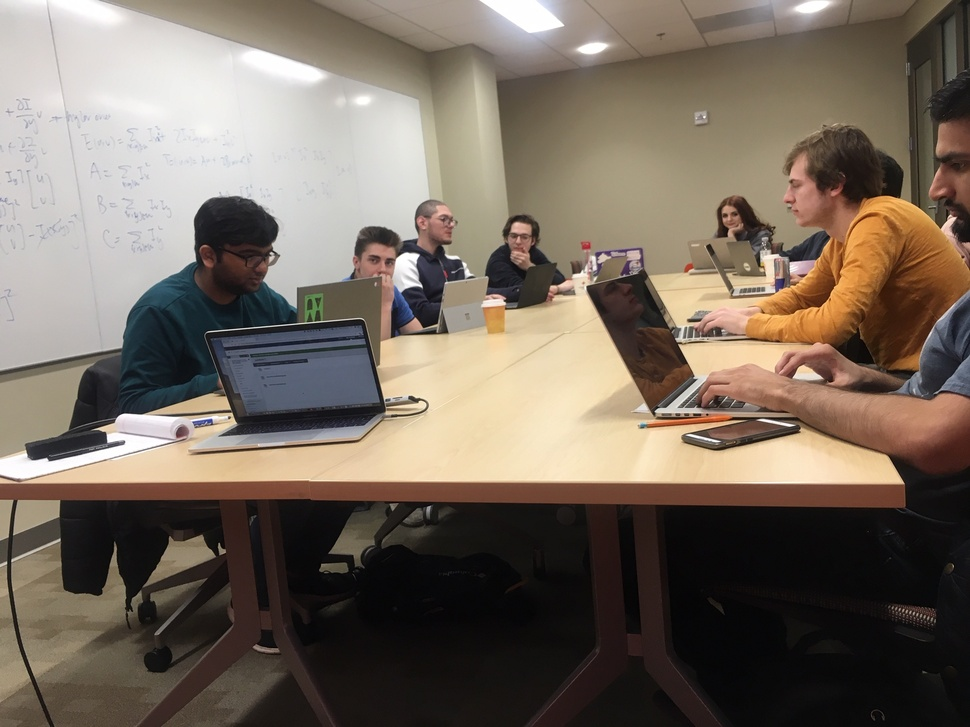
#> input picture Lectures/Lecture7/classroom.JPG, 970 x 727 px, shrunk from 2016 x 1512 before the run, found by its file name
$ python HarrisStarter.py   (older library calls are emulated)
#> lines starting #> are read from the running program, lines starting #| are printed output that depends on the picture; after the words box and inside, x2 and y2 are one past the last pixel; in counts of white or black regions, pixels touching at a corner belong together
# -*- coding: utf-8 -*-
"""
Created on Thu Mar 19 12:53:09 2015

@author: bxiao
"""
import numpy as np
from scipy import signal
from scipy import misc
import matplotlib.pyplot as plt

# write a 2D gaussian kernal
def matlab_style_gauss2D(shape=(3,3),sigma=1):
    m,n = [(ss-1.)/2. for ss in shape]
    y,x = np.ogrid[-m:m+1,-n:n+1]
    h =np.exp(-(x*x + y*y)/(2.*sigma*sigma) )
    h[ h < np.finfo(h.dtype).eps*h.max() ] = 0
    sumh = h.sum()
    if sumh != 0:
        h /= sumh
    return h

# construct derivative kernals from scratch
def gauss_derivative_kernels(size, sizey=None):
    """ returns x and y derivatives of a 2D
        gauss kernel array for convolutions """
    size = int(size)
    if not sizey:
        sizey = size
    else:
        sizey = int(sizey)
    y, x = np.mgrid[-size:size+1, -sizey:sizey+1]

    #x and y derivatives of a 2D gaussian with standard dev half of size
    # (ignore scale factor)
    gx = - x * np.exp(-(x**2/float((0.5*size)**2)+y**2/float((0.5*sizey)**2)))
    gy = - y * np.exp(-(x**2/float((0.5*size)**2)+y**2/float((0.5*sizey)**2)))

    return gx,gy

# computing derivatives
def gauss_derivatives(im, n, ny=None):
    """ returns x and y derivatives of an image using gaussian
        derivative filters of size n. The optional argument
        ny allows for a different size in the y direction."""

    gx,gy = gauss_derivative_kernels(n, sizey=ny)

    imx = signal.convolve(im,gx, mode='same')
    imy = signal.convolve(im,gy, mode='same')

    return imx,imy

gx,gy = gauss_derivative_kernels(3)


def compute_harris_response(image):
    """ compute the Harris corner detector response function
        for each pixel in the image"""

    #derivatives
    imx,imy = gauss_derivatives(image, 3)

    #kernel for blurring
    gauss = matlab_style_gauss2D((3,3),3)

    #compute components of the structure tensor
    Wxx = signal.convolve(imx*imx,gauss, mode='same')
    Wxy = signal.convolve(imx*imy,gauss, mode='same')
    Wyy = signal.convolve(imy*imy,gauss, mode='same')

    #determinant and trace
    Wdet = Wxx*Wyy - Wxy**2
    Wtr = Wxx + Wyy

    return Wdet / Wtr

def get_harris_points(harrisim,min_dist=0, threshold=0.3):
    # find top corner candiates above a threshold
    corner_threshold =  harrisim.max()*threshold
    harrisim_t = harrisim > corner_threshold

    #get the coordinates, all the non-zero components
    coords = np.array(harrisim_t.nonzero()).T

    # ...add their values
    candidate_values = [harrisim[c[0],c[1]] for c in coords]

    # sort candidates in descending order of corner responses
    index = np.argsort(candidate_values)

    # store allowed point locations in array
    allowed_locations = np.zeros(harrisim.shape)
    allowed_locations[min_dist:-min_dist,min_dist:-min_dist] = 1

    # select the best points taking min_dist into account
    filtered_coords = []
    for i in index:
        if allowed_locations[coords[i,0],coords[i,1]] == 1:
            filtered_coords.append(coords[i])
            allowed_locations[(coords[i,0]-min_dist):(coords[i,0]+min_dist),(coords[i,1]-min_dist):(coords[i,1]+min_dist)] = 0
    return filtered_coords

# plotting the corners onto the image
def plot_harris_points(image,filtered_coords):
    plt.figure()
    plt.imshow(image,cmap='gray')
    plt.plot([p[1]for p in filtered_coords], [p[0] for p in filtered_coords],'*')
    plt.show()
    plt.imshow(image,cmap='gray')
    plt.plot([p[1]for p in filtered_coords], [p[0] for p in filtered_coords],'c')
    plt.show()
    plt.imshow(image,cmap='gray')
    plt.plot([p[1]for p in filtered_coords], [p[0] for p in filtered_coords],'d')
    plt.show()
    plt.imshow(image,cmap='gray')
    plt.plot([p[1]for p in filtered_coords], [p[0] for p in filtered_coords],'p')
    plt.show()


# calling the harris corner detector
im = misc.imread('classroom.jpg',flatten=1)
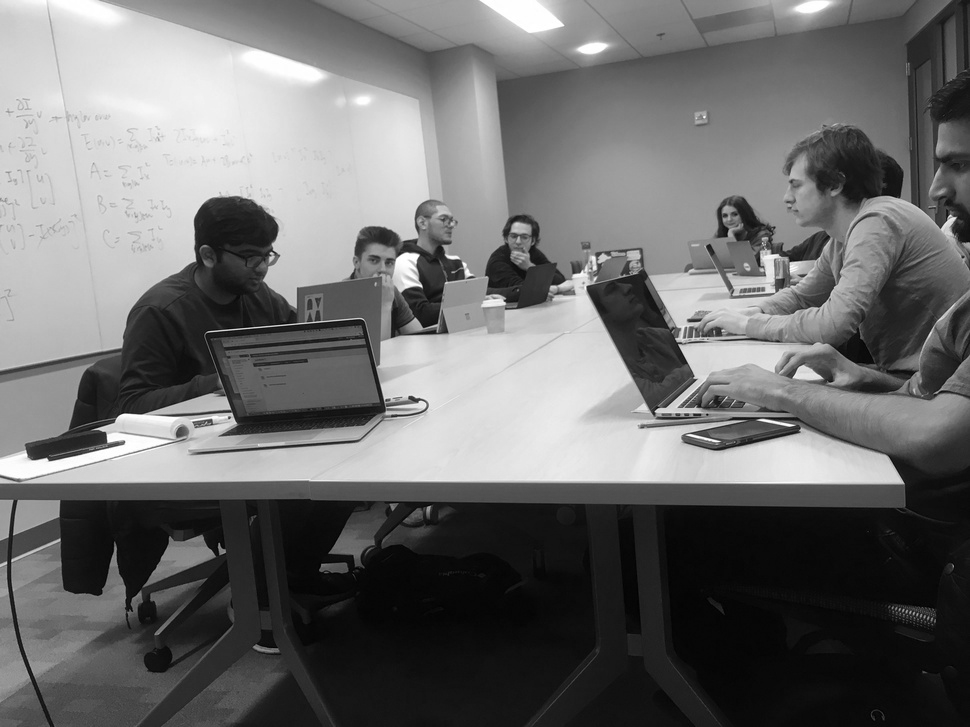
#> im: shape (727, 970) float32; min 0.587, max 255, mean 109.4
harrisim = compute_harris_response(im)
#> in gauss_derivatives, `imy = signal.convolve(im,gy, mode='same')`:
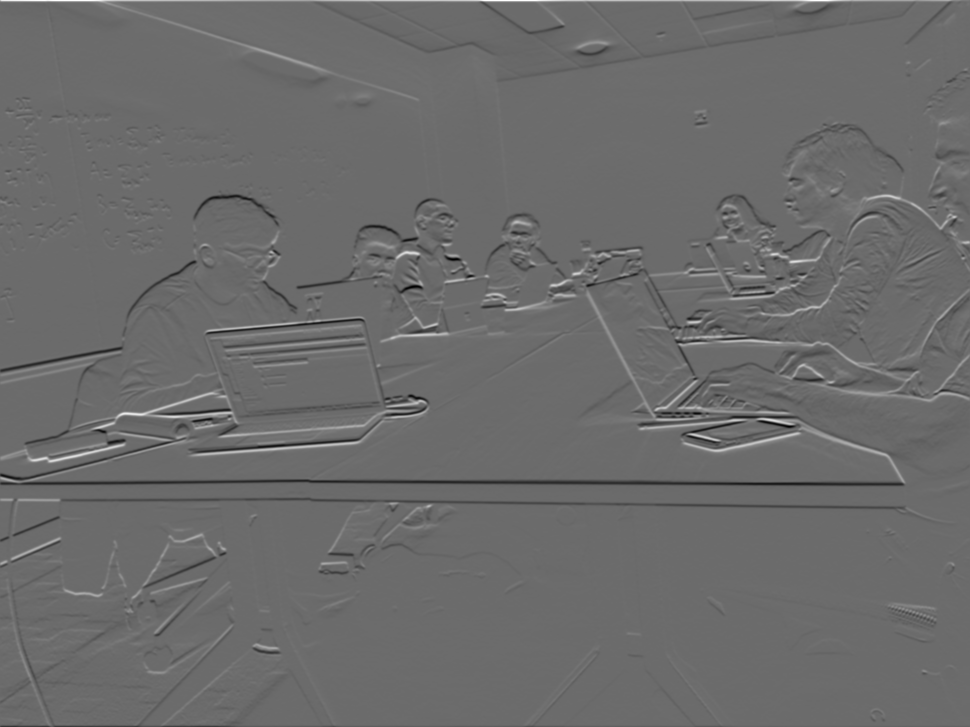
#> imy: shape (727, 970) float64; min -513.2, max 700.7, mean -0.7; drawn with min black and max white
#> in compute_harris_response, `Wxy = signal.convolve(imx*imy,gauss, mode='same')`:
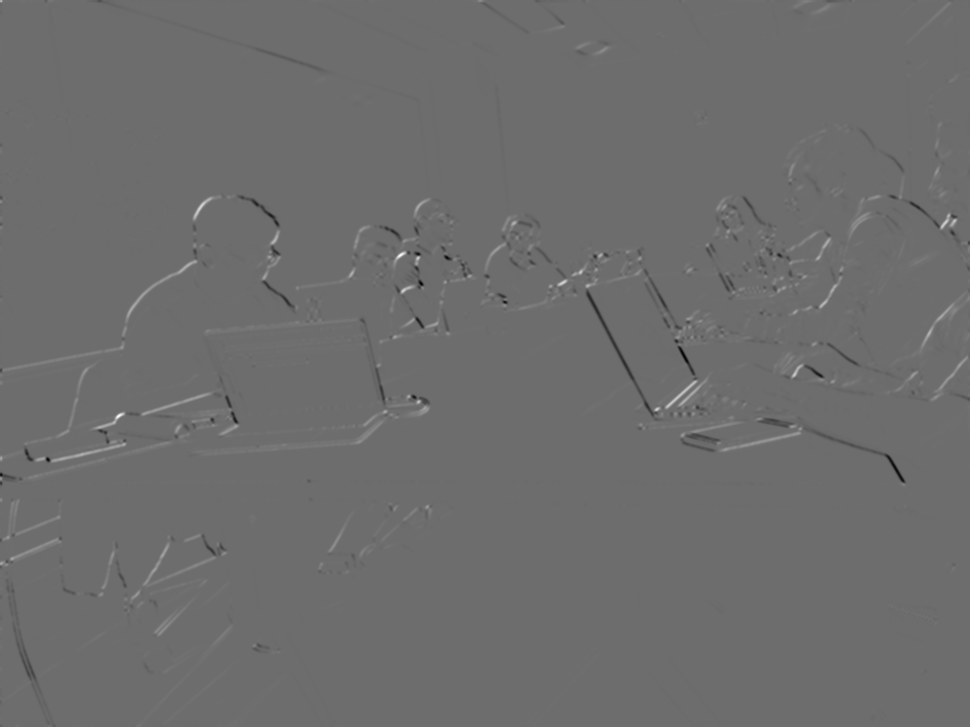
#> Wxy: shape (727, 970) float64; min -78700.1, max 104836.9, mean 132.8; drawn with min black and max white
#> in compute_harris_response, `Wyy = signal.convolve(imy*imy,gauss, mode='same')`:
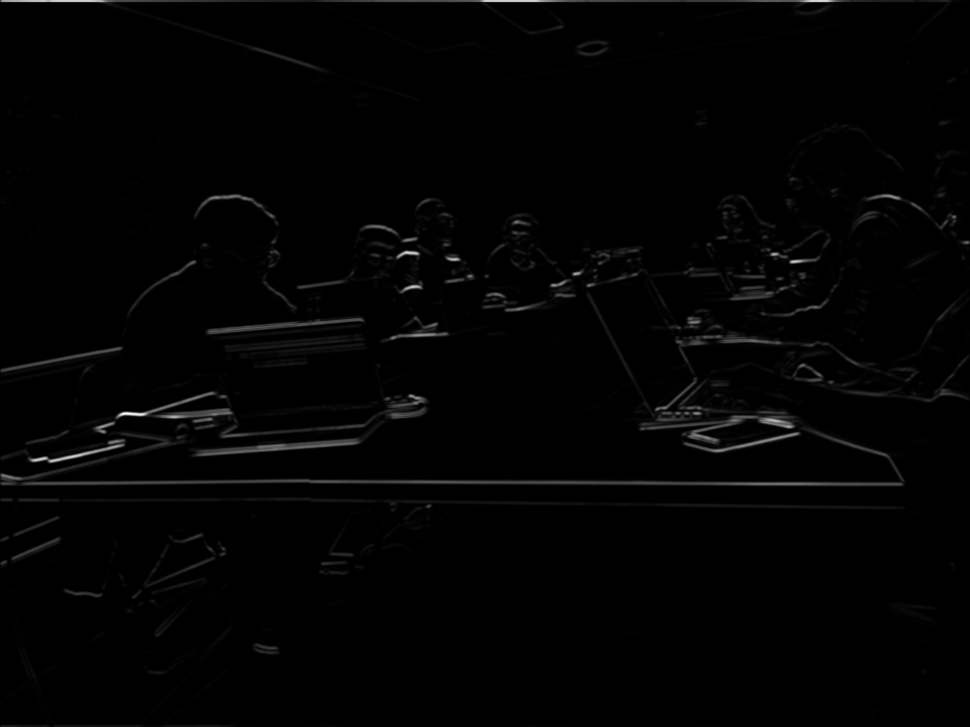
#> Wyy: shape (727, 970) float64; min 1.78e-10, max 235406.5, mean 2729.9; drawn with min black and max white
#> in compute_harris_response, `return Wdet / Wtr`:
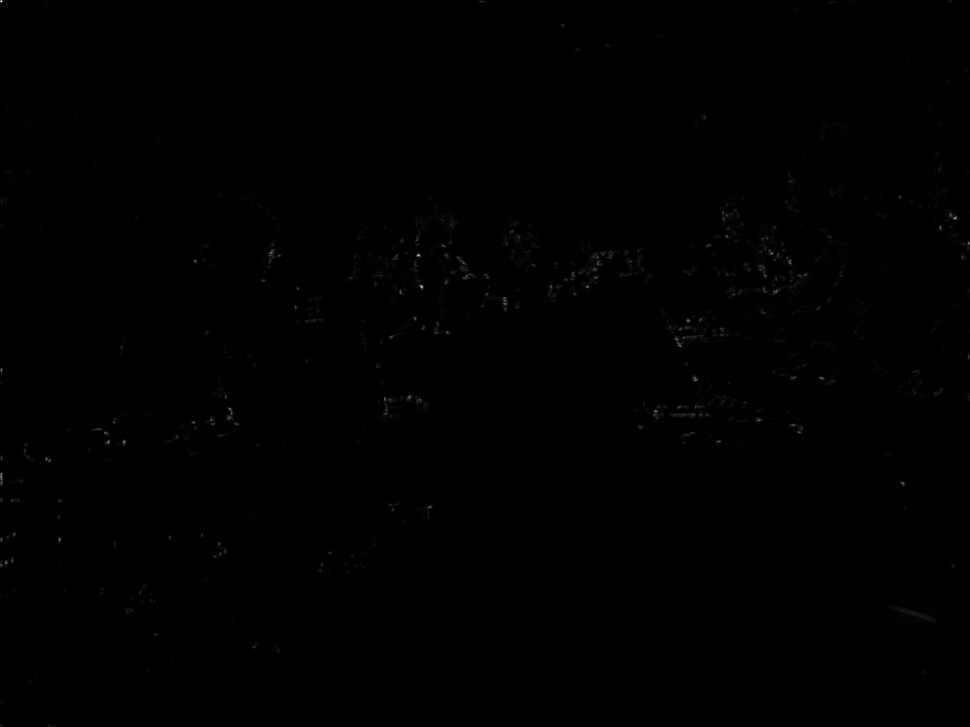
#> returned value: shape (727, 970) float64; min 1.44e-11, max 44446.9, mean 79.7; drawn with min black and max white
filtered_coords = get_harris_points(harrisim,12,0.2)
#> in get_harris_points, `corner_threshold =  harrisim.max()*threshold`: corner_threshold = 8889.4
#> in get_harris_points, `harrisim_t = harrisim > corner_threshold`: harrisim_t: shape (727, 970) bool; 0.07% white in thin lines or dots, all inside (x1, y1, x2, y2) = (0, 0, 970, 566)
#> in get_harris_points, `coords = np.array(harrisim_t.nonzero()).T`: coords = 474 pairs, first value 0 to 565, second value 0 to 969
#> in get_harris_points, `candidate_values = [harrisim[c[0],c[1]] for c in coords]`: candidate_values = 474 values, max 44446.9 at index 3, min 8917.9 at index 66, mean 12655.6
#> in get_harris_points, `index = np.argsort(candidate_values)`: index = 474 values, max 473 at index 319, min 0 at index 407, mean 236.5
#> the loop in get_harris_points, `for i in index:` made 474 passes
#> i on passes 1 to 3: 66, 128, 270
#> after the loop in get_harris_points, `for i in index:`:
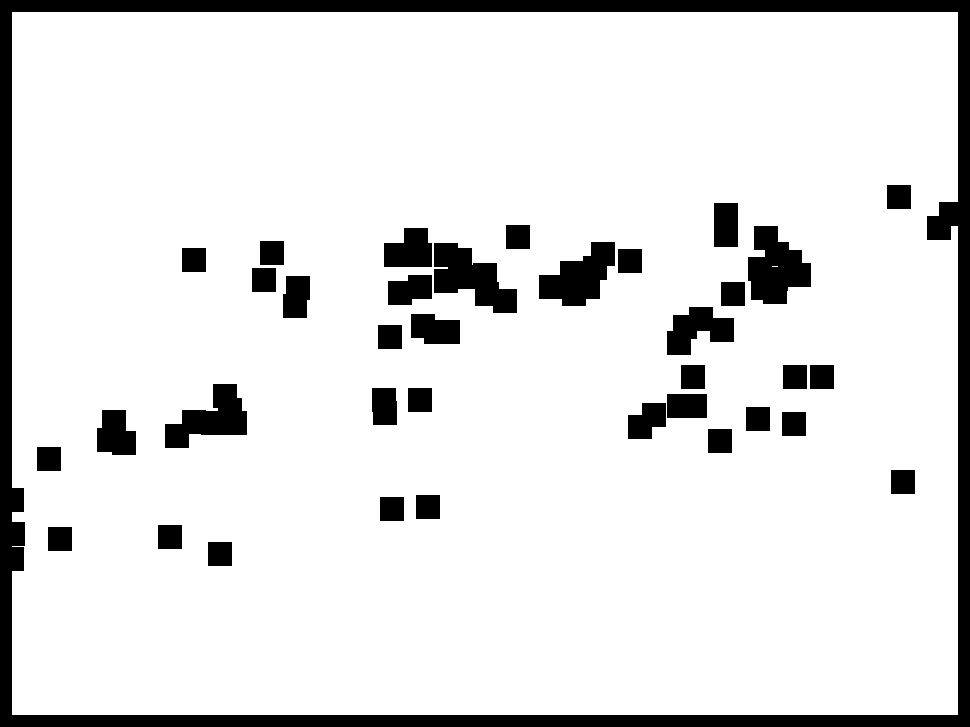
#> allowed_locations: shape (727, 970) float64; values 0 (black) and 1 (white), 88.8% white; 37 black regions, largest, box (x1, y1, x2, y2) and area: (0, 0, 970, 727) 41952, (748, 226, 811, 304) 3303, (434, 243, 517, 313) 3290
#> after the loop in get_harris_points, `for i in index:`: filtered_coords = 79 pairs, first value 197 to 559, second value 12 to 951
plot_harris_points(im,filtered_coords)
#> in plot_harris_points, `plt.show()`:
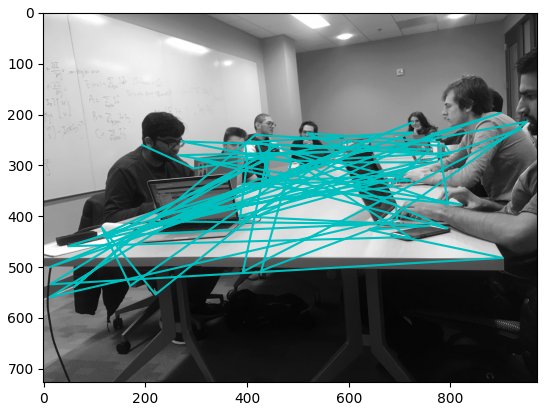
#> figure drawn by matplotlib, 1 panel
